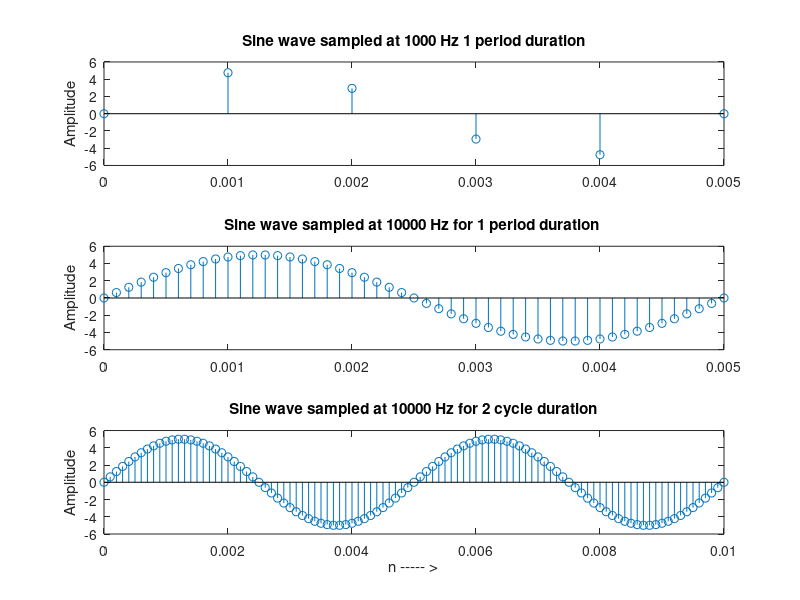

Reproduce this figure in MATLAB.
clc;
clear all; close all;
Fs = 1000; % sampling frequency
f = 200; % signal frequency
t = 0:1/Fs:(1/f); % generation of the time sequence at sampling
% frequency fs for 1 period duration.
x = 5*sin(2*pi*f*t); %sine wave of freq. Of f hz and amplitude 5; sampled at fs
subplot(3,1,1); stem(t,x);
title('Sine wave sampled at 1000 Hz 1 period duration'); ylabel('Amplitude')
Fs1 =10000; % Different sampling frequency f = 200;
t = 0:1/Fs1:(1/f);
x = 5*sin(2*pi*f*t); subplot(3,1,2);stem(t,x);
title('Sine wave sampled at 10000 Hz for 1 period duration '); ylabel('Amplitude')
Fs1 =10000; % another sampling frequency
t = 0:1/Fs1:(2/f); % generation of the time sequence at sampling frequency fs
%for 2 cycle duration
x = 5*sin(2*pi*f*t); subplot(3,1,3);
stem(t,x);
title('Sine wave sampled at 10000 Hz for 2 cycle duration'); ylabel('Amplitude')
xlabel('n ----- >');